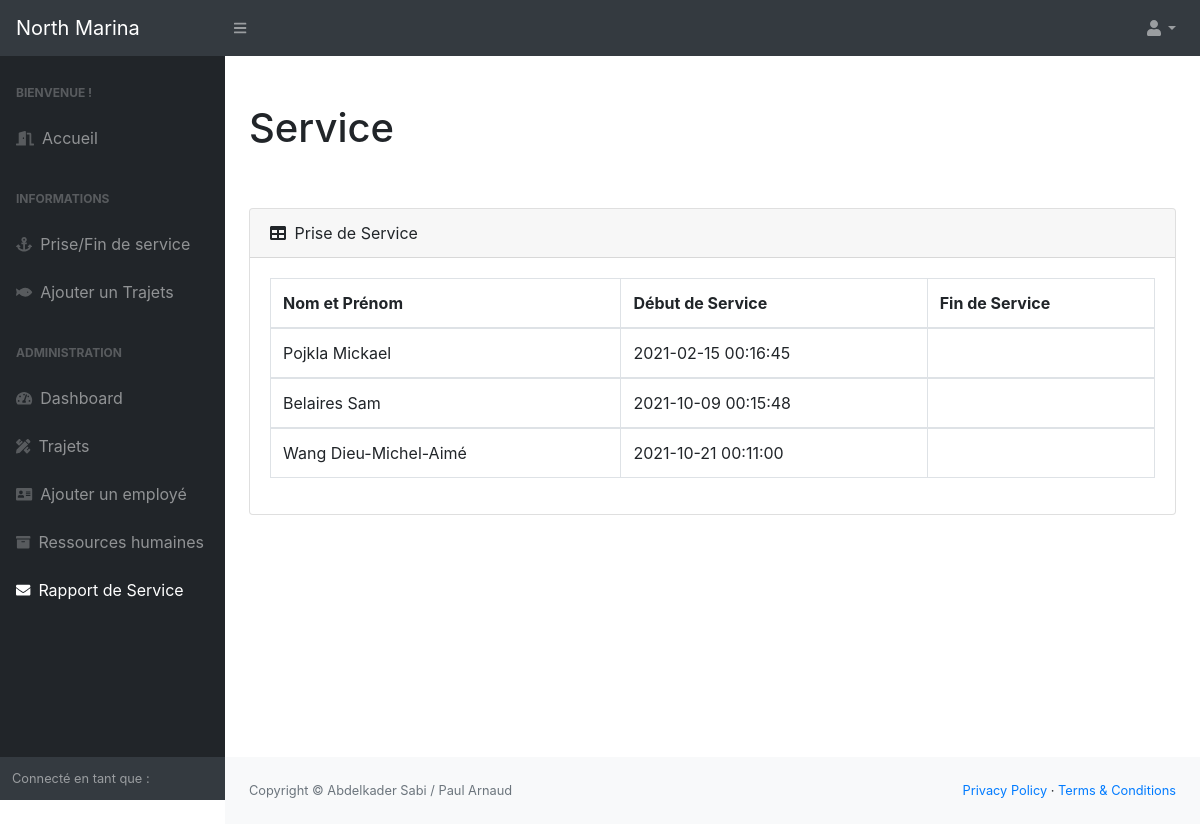
/service_report.php, run on the app's committed database.
### tables this page shows
CREATE TABLE IF NOT EXISTS `service` (
  `id_service` int(11) NOT NULL AUTO_INCREMENT,
  `date_service` date NOT NULL,
  `date_fin_service` date DEFAULT NULL,
  `heure_service` time NOT NULL,
  `heure_fin_service` time DEFAULT NULL,
  `id_bateau` int(11) DEFAULT NULL,
  `id_mule` int(11) DEFAULT NULL,
  `id_employes` int(11) DEFAULT NULL,
  PRIMARY KEY (`id_service`),
  KEY `id_bateau` (`id_bateau`),
  KEY `id_mule` (`id_mule`),
  KEY `id_employes` (`id_employes`)
);

CREATE TABLE IF NOT EXISTS `employes` (
  `id` int(11) NOT NULL AUTO_INCREMENT,
  `nom` varchar(30) NOT NULL,
  `prenom` varchar(30) NOT NULL,
  `date_recrutement` date NOT NULL,
  `id_fonction` int(11) NOT NULL,
  `commentaire` varchar(255) DEFAULT NULL,
  `avertissements` varchar(30) DEFAULT NULL,
  `tel` varchar(10) NOT NULL,
  `moniteur` varchar(6) NOT NULL,
  `plongee` varchar(6) NOT NULL,
  `formateur` varchar(30) NOT NULL,
  `service` int(11) NOT NULL DEFAULT '0',
  PRIMARY KEY (`id`),
  KEY `id_fonction` (`id_fonction`)
);

### service_report.php (the view, shortened to what this page needs)
<?php
    include 'contents/header.php';
    include 'contents/menu.php'; ?>
	<div id="layoutSidenav_content">
                <main>
                	<div class="container-fluid">
                        <h1 class="mt-4">Service</h1>
                        <br></br>
                       <div class="card mb-4">
                            <div class="card-header">
                                <i class="fas fa-table mr-1"></i>
                                Prise de Service
                            </div>
                        <?php
                            $pdo = DB::getInstance()->getPDO();
                        ?>
                        <div class="card-body">
                            <div class="table-responsive">
                            	<form action="enservice.php" method="post">
	                                <table class="table table-bordered" width="100%" cellspacing="0">
	                                    <thead>
	                                        <tr>
	                                            <th>Nom et Prénom</th>
	                                            <th>Début de Service</th>
                                                <th>Fin de Service</th>
	                                        </tr>
	                                    </thead>
	                                    <?php $sql = 'SELECT nom, prenom, id, date_service, date_fin_service, heure_service, heure_fin_service, id_employes FROM service INNER JOIN employes ON employes.id = service.id_employes';
                                        foreach ($pdo->query($sql) as $row){
                                        ?>
	                                    <tbody>
	                                        <tr>
                                                <td><?php echo $row['nom'] ;?>
                                                    <?php echo $row['prenom'] ;?>
                                                </td>
                                                <td>
                                                    <?php echo $row['date_service'];?>
                                                    <?php echo $row['heure_service'];?>
                                                </td>
                                                <td>
                                                </td>
	                                        </tr>
	                                        <?php } ?>
	                                    </tbody>
	                                </table>
                                </form>
                            </div>
                        </div>
                    </div>
                    </div>
                </main>
<?php include 'contents/footer.php';?>

### data on the page
service: id_employes.nom "Pojkla", id_employes.prenom "Mickael", date_service "2021-02-15", heure_service "00:16:45"
service: id_employes.nom "Belaires", id_employes.prenom "Sam", date_service "2021-10-09", heure_service "00:15:48"
service: id_employes.nom "Wang", id_employes.prenom "Dieu-Michel-Aimé", date_service "2021-10-21", heure_service "00:11:00"
